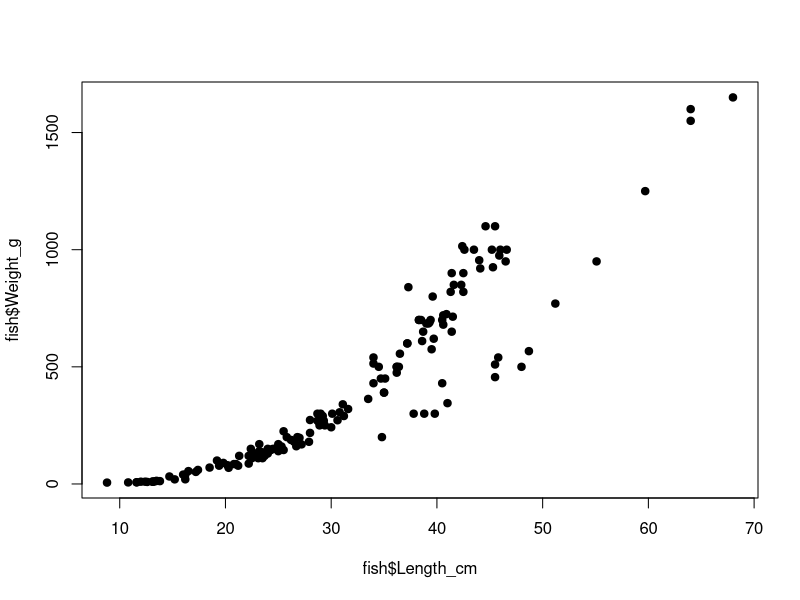
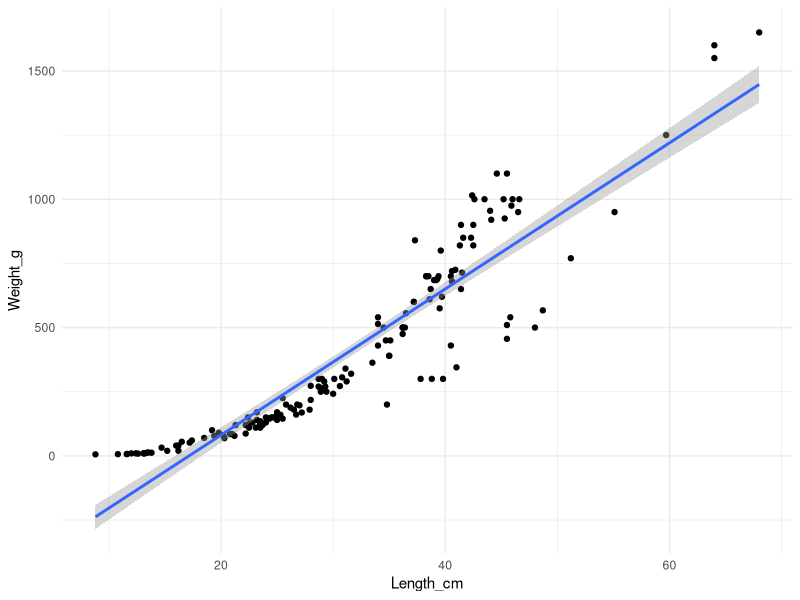
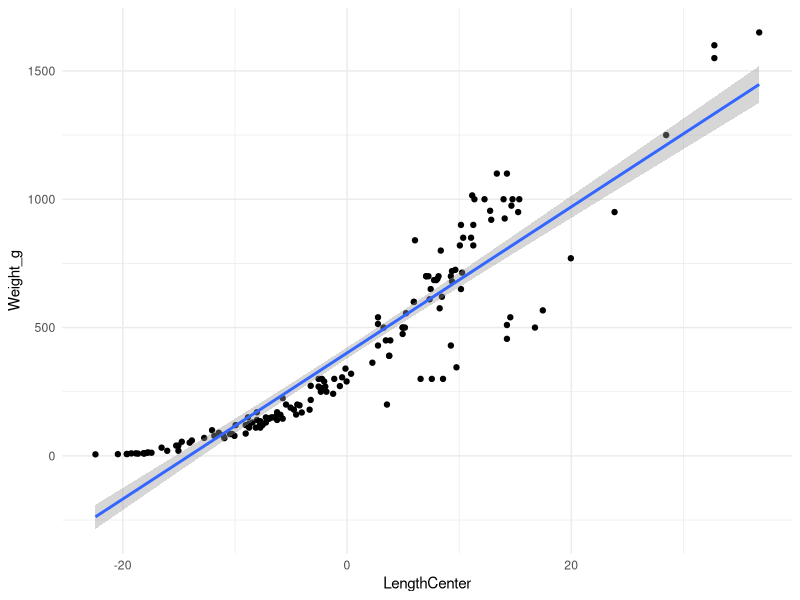
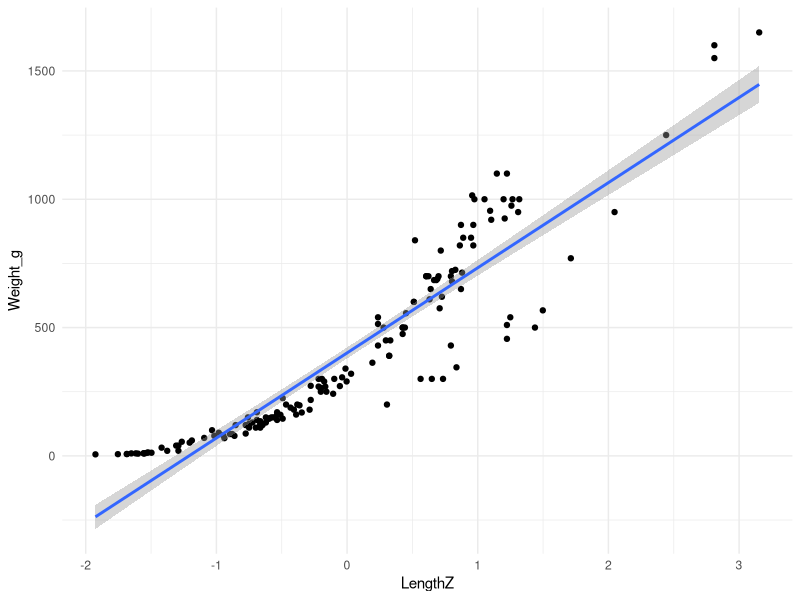
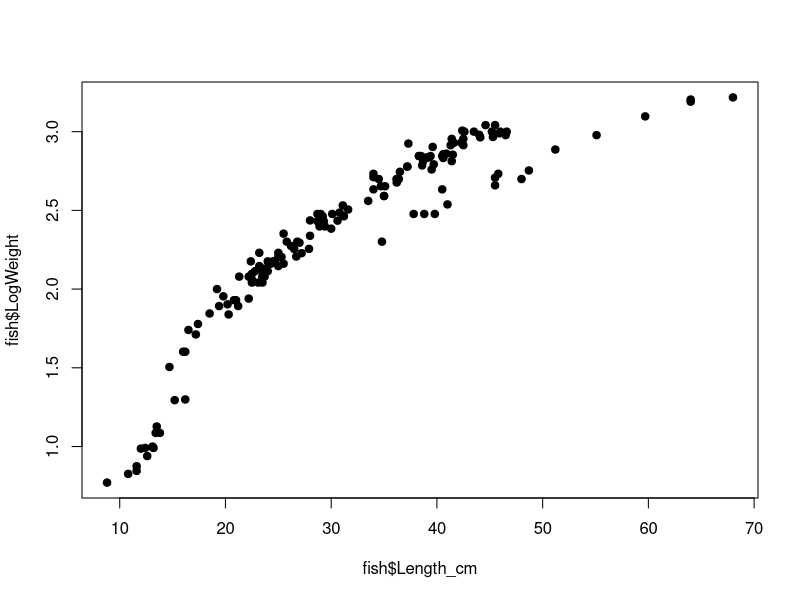
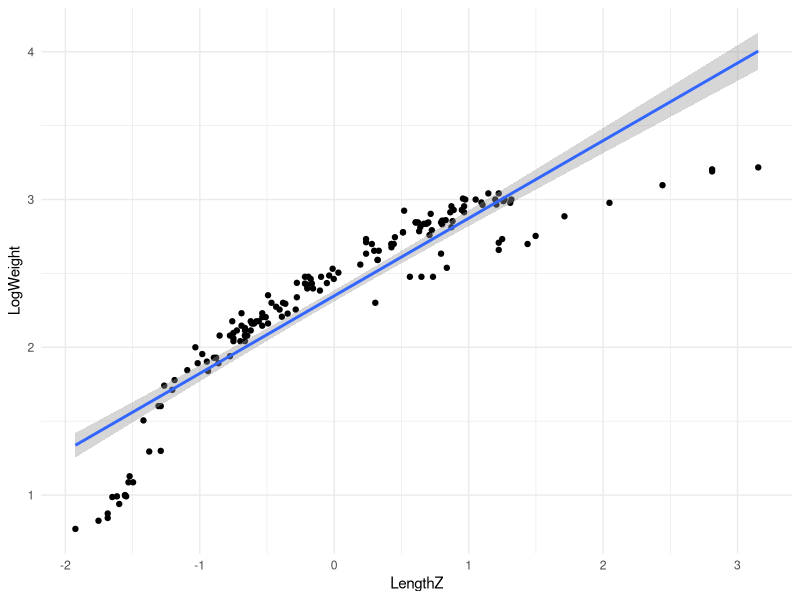
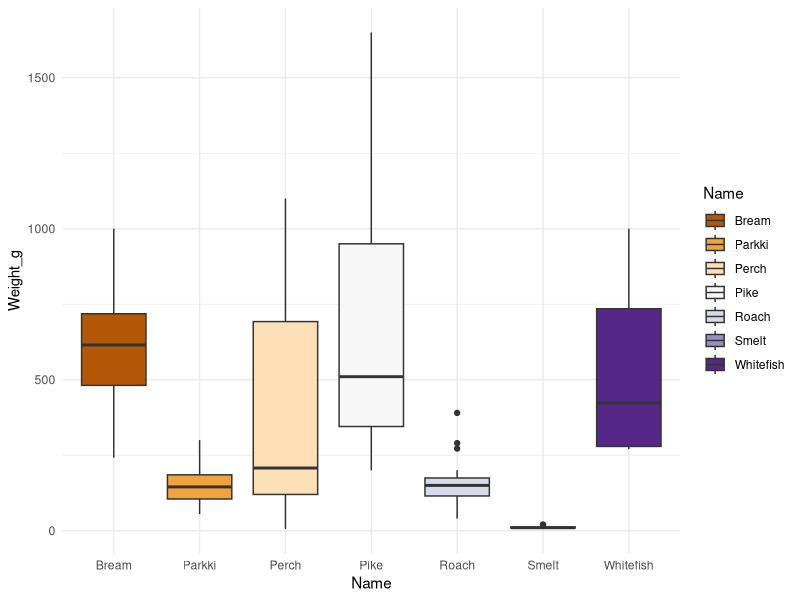
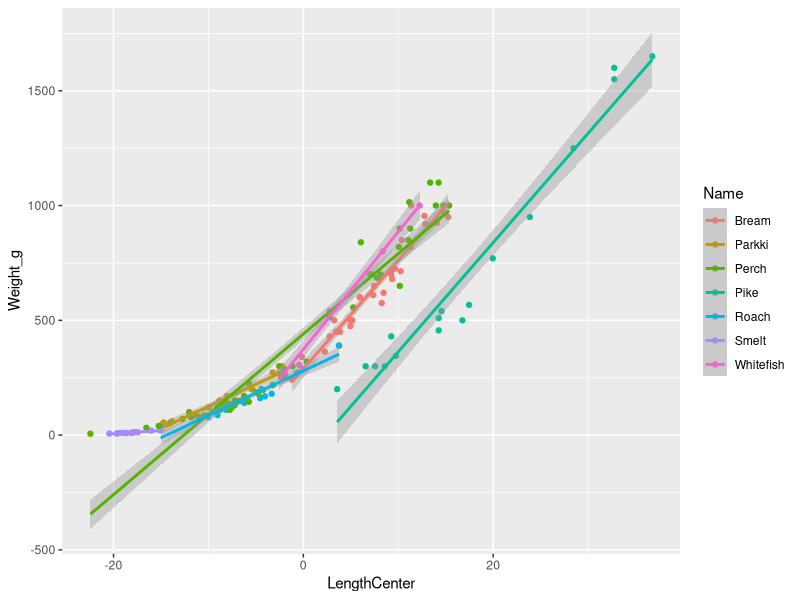

Source code (R) for these figures, in order:
## ---- chunk 1
library(broom)
library(tidyverse)
fish <- read_csv('fishCatchData.csv')
tibble(fish)
mean(fish$Length_cm)
## ---- chunk 2
plot(fish$Length_cm, fish$Weight_g, pch=19)   # (plot(x,y) puts x on x-axis and y on y-axis)
## ---- chunk 3
model <- lm(Weight_g ~ Length_cm, fish)
coef(model)
## ---- chunk 4
summary(model)
## ---- chunk 5
fish %>% ggplot(aes(x = Length_cm, y = Weight_g)) +
  geom_point() + geom_smooth(method = 'lm') +
  theme_minimal()
## ---- chunk 6
fish <- mutate(fish, LengthCenter = Length_cm - mean(Length_cm), LengthZ = LengthCenter / sd(LengthCenter))
tibble(fish)
## ---- chunk 7
fish %>% ggplot(aes(x = LengthCenter, y = Weight_g)) +
  geom_point() + geom_smooth(method = 'lm') +
  theme_minimal()
## ---- chunk 8
model_c <- lm (Weight_g ~ LengthCenter, fish)
model_z <- lm (Weight_g ~ LengthZ, fish)
## ---- chunk 9
coef(model)
coef(model_c)
## ---- chunk 10
coef(model_c)
coef(model_z)
## ---- chunk 11
glance(model)$r.squared
glance(model_c)$r.squared
glance(model_z)$r.squared
## ---- chunk 12
fish %>% ggplot(aes(x = LengthZ, y = Weight_g)) +
  geom_point() + geom_smooth(method = 'lm') +
  theme_minimal()
## ---- chunk 13
fish <- mutate(fish, LogWeight = log(Weight_g,10))
tibble(fish)
## ---- chunk 14
plot(fish$Length_cm, fish$LogWeight, pch=19)   # (plot(x,y) puts x on x-axis and y on y-axis)
## ---- chunk 15
model_log_z <- lm (LogWeight ~ LengthZ, fish)
fish %>% ggplot(aes(x = LengthZ, y = LogWeight)) +
  geom_point() + geom_smooth(method = 'lm') +
  theme_minimal()
glance(model_log_z)$r.squared
## ---- chunk 16
fish <- mutate(fish, WeightZ = scale(Weight_g))
tibble(fish)
## ---- chunk 17
cor(fish$WeightZ,fish$LengthZ)
## ---- chunk 18
fish <- mutate(fish, Name=factor(Name))
tibble(fish)
## ---- chunk 19
str(fish)
summary(fish)
## ---- chunk 20
table(fish$Name)
## ---- chunk 21
fish %>% group_by(Name) %>% summarize(M=mean(Weight_g), SD = sd(Weight_g))
## ---- chunk 22
fish %>% ggplot(aes(x = Name, y = Weight_g, fill = Name)) +
geom_boxplot() + theme_minimal() +
scale_fill_brewer(palette = 'PuOr')
## ---- chunk 23
model_name <- lm (Weight_g ~ Name , fish)
summary(model_name)
## ---- chunk 24
model_name_ln <- lm (Weight_g ~ Name + Length_cm, fish)
summary(model_name_ln)
## ---- chunk 25
model_name_lnc <- lm (Weight_g ~ Name + LengthCenter, fish)
summary(model_name_lnc)
## ---- chunk 26
ggplot(data=fish, aes(x=LengthCenter, y=Weight_g,color=Name)) + geom_point() + geom_smooth(method='lm') 
